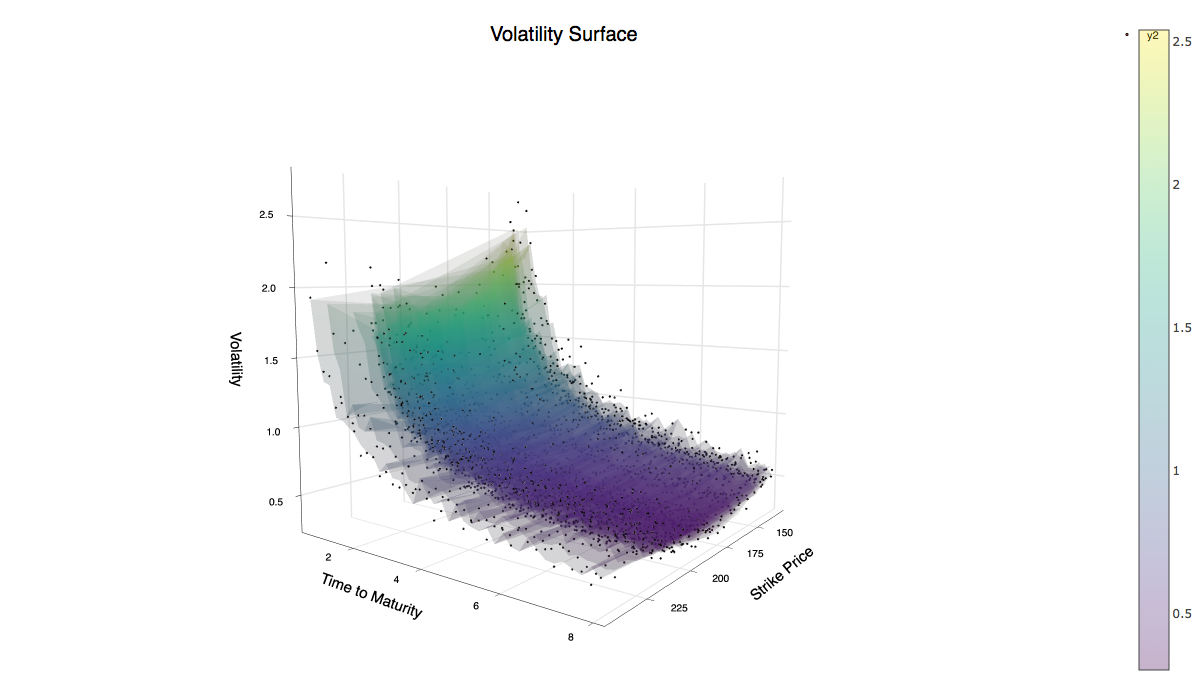

This figure's Julia source:
## Example of computing and graphing volatility surface

using Pkg
using ForwardDiff, Distributions
using Plots
using Interpolations
using Random
Random.seed!(1234)

## BS functions 

d = Normal()
d1(S,K,T,r,v) = (log(S/K) + (r + v*v/2)*T)/(v*sqrt(T))
d2(S,K,T,r,v) = (log(S/K) + (r - v*v/2)*T)/(v*sqrt(T)) #- v*sqrt(T)
call_price(S,K,T,r,v,q) = S*exp(-q*T)*cdf(d, d1(S,K,T,r,v)) - K*exp(-r*T)*cdf(d, d2(S,K,T,r,v))
put_price(S,K,T,r,v,q) = K*exp(-r*T)*cdf(d, -d2(S,K,T,r,v)) - S*exp(-q*T)*cdf(d, -d1(S,K,T,r,v))

# varying the option price too to make it look more realistic as well
function iter_newton(sigma_0, tolerance, maxiter,market_price, S, K, T, r, q=0)
    #sigma_0: initial guess for sigma, 0.5 recommended
    #tolerance: precision of approximation
    #maxiter: set maximum iteration of algorithm
    #market_price: market price of the option 
    #S: spot price
    #K: strike price
    #T: time to maturity
    #r: interest rate
    #q: dividends paid, set to 0
    
    market_price = round(rand(Normal(market_price,1)),digits=2)
    if K >= S
        price_v = v -> call_price(S,K,T,r,v,q)
    else
        r = -1*r
        price_v = v -> put_price(S,K,T,r,v,q)
    end
    # price_p = v ->  S*exp(-q*T) + put_price(S,K,T,r,v,q)- K*exp(-r*T)
    vega(v) = ForwardDiff.derivative(price_v, v)
    iter = 0
    v = sigma_0
    delta = price_v(v) - market_price
    while abs(delta) > tolerance && iter < maxiter
        v = v - 0.1*(price_v(v) - market_price) / vega(v)
        delta = price_v(v) - market_price
        iter = iter + 1
        # print("Volatility found was", v)
    end
    return v, iter        
end

# the market price for the option is not very realistic though we get a nice surface 
strike = rand(Normal(180,30),60)
tenor= collect(range(0.5, length=40, stop=8)) # [1:8;]
optionp = round(rand(Normal(75.8,2)),digits=2)
z(strike, tenor) = iter_newton(0.5, 0.000001, 100, 75.8, 178, strike, tenor, 0.0112, 0)[1]

# creating data for scatter plot

function scatterthis()
    points = zeros(60*40, 3)
    this = 1
    # error = []
    for x in strike, y in tenor
        optionp = round(rand(Normal(75.8,2)),digits=2)
        p = iter_newton(0.5, 0.000001, 100, optionp, 178, x, y, 0.0112, 0)[1]
        if p <= 0
            break
        # p[p.>0.0]
        else
            points[this,:] = [x,y,p]
            this += 1
        end
    end
    return points
end

# plotting scatter on top of surface

points = scatterthis()
surface(strike, tenor, z, alpha = 0.3, legend=true, fc=:viridis, grid=true, gridlinewidth=3,
    size = (1200, 700),
    title = "Volatility Surface",
    xlabel = "Strike Price",
    ylabel = "Time to Maturity",
    zlabel = "Volatility")
scatter!(points[:,1], points[:,2], points[:,3], markersize=0.4)


## interpolation method  using cubic splines
# don't use random number in iter_newton

xs = 160:1:230
ys = 0.5:0.1:8
matrix = [z(x, y) for x in xs, y in ys]
interp_cubic = CubicSplineInterpolation((xs, ys), matrix)
interp_cubic(200, 2)
